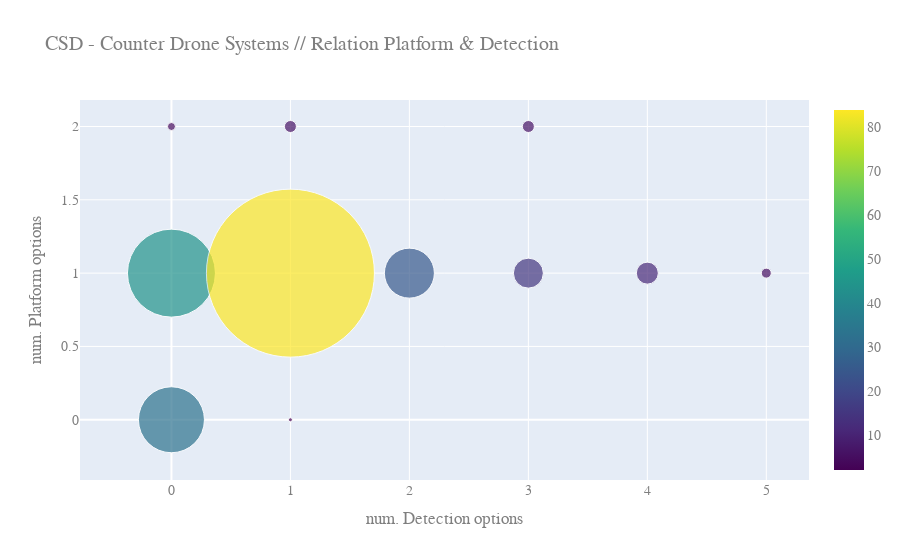

Source (notebook cell):
### Markdown cell above
#### Relation between Detection options & Platform types

Most of the systems present a solution with one detection option mounted in one platform type.

### Code cell
data_DP = {'Detection': detection.count(axis = 1), 'Platform':platform.count(axis = 1)}
df_data_DP = pd.DataFrame(data_DP)
# df che conta quante volte compare una coppia di valori
df_data_DP2 = pd.DataFrame(df_data_DP.groupby(list(df_data_DP.columns)).size(), columns=['Count']).reset_index()

fig = go.Figure(data=go.Scatter(
    x=df_data_DP2.Detection,
    y=df_data_DP2.Platform,
    mode='markers',
    marker=dict(size=df_data_DP2.Count*2, color=df_data_DP2.Count, colorscale='Viridis',showscale=True)
))

fig.update_layout(
    title="CSD - Counter Drone Systems // Relation Platform & Detection",
    xaxis_title="num. Detection options",
    yaxis_title="num. Platform options",
    font=dict(
        family="Courier New, monospace",
        size=14,
        color="#7f7f7f"
    )
)

fig.show()

### Figure 1 — Plotly figure (JSON) as saved in the notebook; plotly's stock layout.template omitted (floating-point values rounded to 4 significant figures)
{"data": [{"marker": {"color": [33, 44, 4, 2, 84, 6, 25, 15, 6, 11, 5], "colorscale": [[0, "#440154"], [0.1111, "#482878"], [0.2222, "#3e4989"], [0.3333, "#31688e"], [0.4444, "#26828e"], [0.5556, "#1f9e89"], [0.6667, "#35b779"], [0.7778, "#6ece58"], [0.8889, "#b5de2b"], [1, "#fde725"]], "showscale": true, "size": [66, 88, 8, 4, 168, 12, 50, 30, 12, 22, 10]}, "mode": "markers", "type": "scatter", "x": [0, 0, 0, 1, 1, 1, 2, 3, 3, 4, 5], "y": [0, 1, 2, 0, 1, 2, 1, 1, 2, 1, 1]}], "layout": {"font": {"color": "#7f7f7f", "family": "Courier New, monospace", "size": 14}, "title": {"text": "CSD - Counter Drone Systems // Relation Platform & Detection"}, "xaxis": {"title": {"text": "num. Detection options"}}, "yaxis": {"title": {"text": "num. Platform options"}}}}
